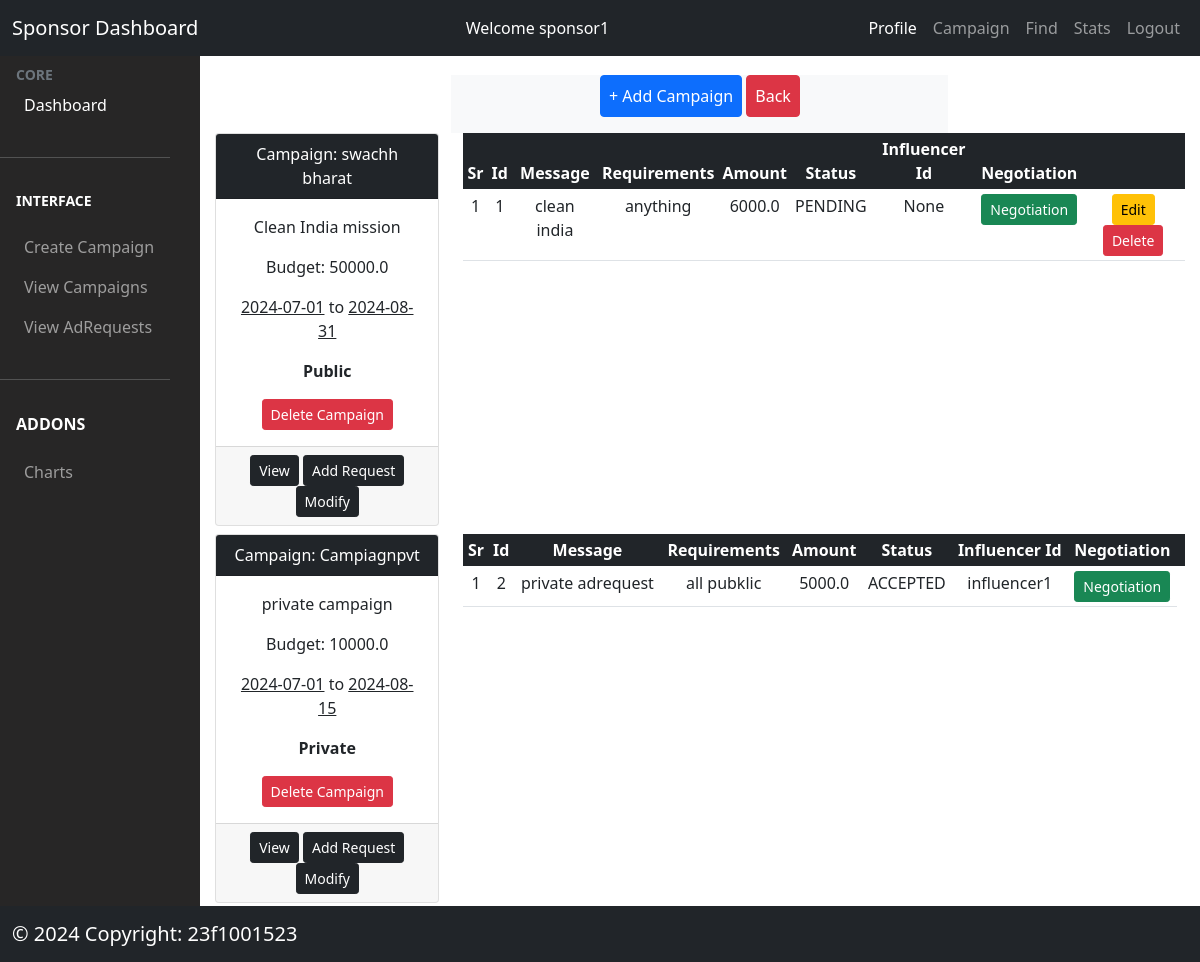
Page /sponsor/campaign/show (signed in) on the committed database.
### models/model.py (models this page shows, shortened)
class Campaign(db.Model):
  __tablename__ = 'campaigns'
  campaign_id = db.Column(db.Integer, autoincrement=True, primary_key=True)
  name = db.Column(db.String(200), nullable=False)
  description = db.Column(db.String(500), nullable=False)
  start_date = db.Column(db.String(200), nullable=False)
  end_date = db.Column(db.String(200), nullable=False)
  budget = db.Column(db.Float, nullable=False)
  visibility = db.Column(db.String(200), nullable=False)
  goals = db.Column(db.String(200), nullable=False)
  status = db.Column(db.String(200), nullable=False)  #active or inactive
  sponsor_id = db.Column(db.String(200),
                         db.ForeignKey("sponsors.sponsor_id"),
                         nullable=False)
  adrequests = db.relationship("AdRequest", backref="campaign", lazy=True)
  create_date = db.Column(db.DateTime, default=datetime.now(timezone.utc))
  expiry = db.Column(db.String(100), nullable=False)  # campaign expiry date

class AdRequest(db.Model):
  __tablename__ = 'adrequests'
  adrequest_id = db.Column(db.Integer, autoincrement=True, primary_key=True)
  message = db.Column(db.String(500), nullable=False)
  requirements = db.Column(db.String(500), nullable=False)
  payment_amount = db.Column(db.Float, nullable=False)
  status = db.Column(db.String(200),
                     nullable=False)  #PENDING/ACCEPTED/REJECTED
  flag_status = db.Column(db.String(50), nullable=False)  #active or inactive
  campaign_id = db.Column(db.String(200),
                          db.ForeignKey("campaigns.campaign_id"),
                          nullable=False)
  influencer_id = db.Column(db.String(200),
                            db.ForeignKey("influencers.influencer_id"))
  create_date = db.Column(db.DateTime, default=datetime.now(timezone.utc))
  negotiations = db.relationship('Negotiation', backref='adrequest', lazy=True)

### controllers/sponsor.py (the view)
@app.route('/sponsor/campaign/show')
@login_required_sponsor
def show_campaign():
  user_id = session['user_id']
  campaigns = Campaign.query.filter_by(sponsor_id=user_id).all()
  adrequests = AdRequest.query.all()
  return render_template('/sponsor/campaign.html',
                         campaigns=campaigns,
                         adrequests=adrequests,
                         user_id=user_id)

### controllers/usermanager.py (called while the page is built)
def login_required_sponsor(func):
  @wraps(func)
  def wrapper_sponsor(*args, **kwargs):
    if session.get('loggedin') is None or session['user_type'] != 'sponsor':
      flash('You need to login first')
      return redirect(url_for('login'))
    return func(*args, **kwargs)
  return wrapper_sponsor

### templates/sponsor/campaign.html (shortened to what this page needs)
  {% extends '/sponsor/sponsor_dashboard.html' %}
  {% block content %}
  <div class="container mt-3">
    <div class="row justify-content-center ">
      <div class="col-md-6 bg-light text-center">
            <a type="button" href='/sponsor/campaign' class="btn btn-primary mb-3 p-2">+ Add Campaign</a>
        <a type="button" href='/sponsor/dashboard' class="btn btn-danger mb-3 p-2 text-white">Back</a>
      </div>
    </div>
  <div class="row text-center ">
    {% if campaigns %}
    {% for campaign in campaigns %}
    <div class="col-md-3 mb-2">
      <div class="card">
        <div class="card-header bg-dark text-white">
          Campaign: {{campaign.name}}
        </div>
        <div class="card-body">
          <p>{{ campaign.description }}</p>
          <p>Budget: {{campaign.budget}}</p>
           <p><u>{{ campaign.start_date }}</u> to <u>{{ campaign.end_date }}</u></p>
          <p><b>{{campaign.visibility}}</b></p>
          <a type="button" href='/sponsor/delete/campaign/{{campaign.campaign_id}}' class="btn btn-danger text-white btn-sm">Delete Campaign</a>
        </div>
        <div class="card-footer">
          <a href="/sponsor/campaign/table/{{campaign.campaign_id}}" class="btn btn-dark btn-sm">View</a>
          <a href="/sponsor/adrequest/{{campaign.campaign_id}}" class="btn btn-dark btn-sm">Add Request</a>
          <a href="/sponsor/campaign/modify/{{campaign.campaign_id}}" class="btn btn-dark btn-sm">Modify </a>
        </div>
      </div>
    </div>
    <div class='col-md-9'>
       {% if campaign.adrequests %}
       <table class='table table-responsive table-sm'>
         <thead class='bg-dark text-white'>
           <th>Sr</th>
           <th> Id</th>
           <th>Message</th>
           <th>Requirements</th>
           <th>Amount</th>
           <th>Status</th>
           <th>Influencer Id</th>
           <th>Negotiation</th>
          <th colspan=3></th>
         </thead>
         {% for adrequest in campaign.adrequests %}
         <tr>
           <td>{{loop.index}}</td>
           <td>{{ adrequest.campaign_id  }}</td>
           <td>{{ adrequest.message  }}</td>
           <td>{{ adrequest.requirements   }}</td>
           <td>{{ adrequest.payment_amount  }}</td>
           <td>{{ adrequest.status }}</td>
           <td>{{adrequest.influencer_id}}</td>
           <td><a type="button" href='/sponsor/adrequest/negotiation/{{adrequest.adrequest_id}}' class="btn btn-success text-white btn-sm">Negotiation</a></td>
           {% if adrequest.status=='PENDING' %}
           <td><a type="button" href='/sponsor/adrequest/modify/{{adrequest.adrequest_id}}' class="btn btn-warning btn-sm">Edit</a>
             <a type="button" href='/sponsor/delete/adrequest/{{adrequest.adrequest_id}}' class="btn btn-danger btn-sm">Delete</a>
           </td>
           {% endif %}
         </tr>
         {% endfor %}
         </table>
         {% else %}
         <h3 class='mt-3'>No Adrequests</h3>
         <a type="button" href='/sponsor/adrequest/{{campaign.campaign_id}}' class="btn btn-dark">Click here to add a request</a>
         {% endif %}
    </div>
     {% endfor %}
     {% endif %}
  {% endblock %}

### rows in the picture
Campaign: name "swachh bharat", description "Clean India mission", budget "50000.0", start_date "2024-07-01", end_date "2024-08-31", visibility "Public"
AdRequest: campaign_id "1", message "clean india", requirements "anything", payment_amount "6000.0", status "PENDING", influencer_id "None"
Campaign: name "Campiagnpvt", description "private campaign", budget "10000.0", start_date "2024-07-01", end_date "2024-08-15", visibility "Private"
AdRequest: campaign_id "2", message "private adrequest", requirements "all pubklic", payment_amount "5000.0", status "ACCEPTED", influencer_id "influencer1"

### other values in the picture
{{ session['user_id'] }} "sponsor1"
